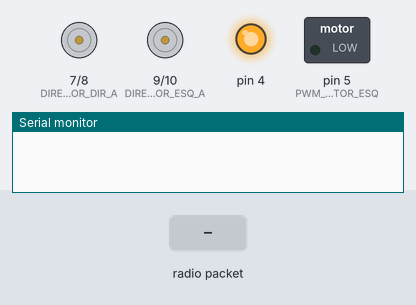
Bench run of a sketch on a simulated Arduino Uno, built with avr-gcc and run on an emulated ATmega328P. Parts: motor-driver pin pairs drawn as motors (green arrow = first pin HIGH = forward, orange = second pin HIGH = backward, longer = more drive, scaled by the enable pin), switched loads named in the sketch (green lamp = pin HIGH), output pins drawn as LEDs (lit = HIGH), the last lines printed to the serial monitor. Inputs (shaded band) come from the test bench. No radio packets arrive unless stated.

Above: at 0.1 s.
At 1.2 s:
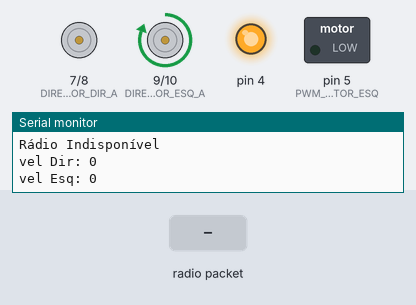
1.3 s: radio packet "1" arrives
Timing chart, 0 to 4.3 s (numbered marks = the images above; inputs shaded):
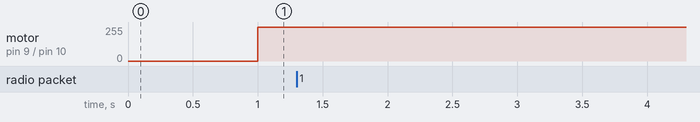

The sketch:

rx.ino
```cpp
/* CÓDIGO ARDUINO DOS ROBÔS QUE RECEBEM AS INFORMAÇÕES DO RÁDIO. */
#include "config.h"

/* ------------ Declarações Relacionadas ao Robo que terá este código gravodo ----------- */
/* Define qual robo é esse (valores possíveis: 0, 1 ou 2) */
const byte NUM_ROBO = 1;

/* Somamos 1 no inicio pois o primeiro elemento do buffer é fixo, nomalmente 0x80. */
const int INDEX_RODA_ESQ = 1 + 2 * NUM_ROBO; /* index da roda esquerda no array rxBuffer. */
const int INDEX_RODA_DIR = 2 + 2 * NUM_ROBO; /* index da roda direita no array rxBuffer. */

// Controle do tempo
unsigned long tempo = 0;

/* ------------ Declarações Relacionadas aos motores ----------- */
// 5 9 10 7 8 6
#define PWM_MOTOR_ESQ 5
#define DIRECAO_PWM_MOTOR_ESQ_A 9
#define DIRECAO_PWM_MOTOR_ESQ_B 10
#define DIRECAO_PWM_MOTOR_DIR_A 7
#define DIRECAO_PWM_MOTOR_DIR_B 8
#define PWM_MOTOR_DIR 6
int velPWMEsq, velPWMDir;

/* ------------ Declarações Relacionadas aos Pinos do Rádio ----------- */
#define RADIO_ENABLE 14 /* O pino ligado ao Chip Enable no módulo do rádio // 14 caso seja FUTFEB */
#define RADIO_SELECT 15 /* O pino ligado ao Chip Select no módulo do rádio // 15 caso seja FUTFEB*/

RF24 radio(RADIO_ENABLE, RADIO_SELECT);
byte rxBuffer[Config::BUFFER_SIZE]; /* Buffer usado para armazenar os bytes recebidos através do rádio. */

void setup() {
  // pino 4 por conta do enable da ponte
  pinMode(4, OUTPUT);
  digitalWrite(4, HIGH);
  pinMode(PWM_MOTOR_ESQ, OUTPUT);
  pinMode(DIRECAO_PWM_MOTOR_ESQ_A, OUTPUT);
  pinMode(DIRECAO_PWM_MOTOR_ESQ_B, OUTPUT);
  pinMode(DIRECAO_PWM_MOTOR_DIR_A, OUTPUT);
  pinMode(DIRECAO_PWM_MOTOR_DIR_B, OUTPUT);
  pinMode(PWM_MOTOR_DIR, OUTPUT);

  Serial.begin(Config::SERIAL_BIT_RATE);
  radio.begin();
  radio.setChannel(Config::CANAL);             //canal deve ser o mesmo de transmissão
  radio.setPALevel(RF24_PA_LOW);      //potência do módulo em baixa, para maiores distâncias aumentar a potência
  radio.openReadingPipe(Config::IND_PIPE_LEITURA, Config::PIPE_CHAVE); //abertura do tubo de leitura
  radio.startListening();         //garantir que o rádio é o receptor

}

void loop() {
  // Rotina do receptor
  if (radio.available()) {
    Serial.println("Recebemos algo");
    /* lendo o buffer do rádio */
    radio.read(&rxBuffer, sizeof(rxBuffer));

    ///* BEGIN DEBUG
    for (int i = 0; i < Config::BUFFER_SIZE; i++){
      Serial.print(rxBuffer[i]);
    }
    Serial.println("");
    //END DEBUG */
    if(rxBuffer[0] == Config::CARACTERE_INICIAL) {
      Serial.println("Chave correta");
      tempo = millis();
      andar(rxBuffer[INDEX_RODA_ESQ], rxBuffer[INDEX_RODA_DIR]);
    }
    else {
      // Só considera desconectado se ficar 1s sem receber dados
      if(millis() - tempo < 1000) return;
      tempo = millis();
      Serial.println("Rádio Indisponível");
      andar(0, 0);
    }
  }
  else {
    // Só considera desconectado se ficar 1s sem receber dados
    if(millis() - tempo < 1000) return;
    tempo = millis();
    Serial.println("Rádio Indisponível");
    andar(0, 0);
  }
}

//rotina para atuação dos motores e movimentação do robo.
void andar(byte velEsq, byte velDir) {
  bool dirD, dirE;

  // verifica roda esquerda
  /* (expression) ? (true-value) : (false-value). Logo, se velEsq < 64 então dirE é LOW, do contrário (velEsq >= 64), dirE é HIGH */
  dirE = velEsq <= 64 ? LOW : HIGH;
  // verifica roda direita
  dirD = velDir <= 64 ? LOW : HIGH;

  //Mapeamento do PWM na estrutura veloDirecao
  if(dirE) velEsq = velEsq - 64;
  if(dirD) velDir = velDir - 64;
  velPWMEsq = velEsq * 4;
  velPWMDir = velDir * 4;
  // ------- Debug Serial -----------

  Serial.print("vel Dir: " );
  Serial.println(velPWMDir);
  Serial.print("vel Esq: ");
  Serial.println(velPWMEsq);

  // Define a velocidade de cada roda
  if (velEsq!= 128){ // MOTOR ESQUERDO
      analogWrite(PWM_MOTOR_ESQ,velPWMEsq);
      if(dirE){// andando para trás
        digitalWrite(DIRECAO_PWM_MOTOR_ESQ_A, LOW);
        digitalWrite(DIRECAO_PWM_MOTOR_ESQ_B, HIGH);
      }else{ // andando para frente
        digitalWrite(DIRECAO_PWM_MOTOR_ESQ_A, HIGH);
        digitalWrite(DIRECAO_PWM_MOTOR_ESQ_B, LOW);
      }
  }else{ // PARA TUDO
    analogWrite(PWM_MOTOR_ESQ, 0);
        digitalWrite(DIRECAO_PWM_MOTOR_ESQ_A, LOW);
        digitalWrite(DIRECAO_PWM_MOTOR_ESQ_B, LOW);
  }

   if (velDir!= 128){ // MOTOR DIREITO
      analogWrite(PWM_MOTOR_DIR,velPWMDir);
      if(dirD){// andando para trás
        digitalWrite(DIRECAO_PWM_MOTOR_DIR_A, LOW);
        digitalWrite(DIRECAO_PWM_MOTOR_DIR_B, HIGH);
      }else{ // andando para frente
        digitalWrite(DIRECAO_PWM_MOTOR_DIR_A, HIGH);
        digitalWrite(DIRECAO_PWM_MOTOR_DIR_B, LOW);
      }
  }else{ // PARA TUDO
    analogWrite(PWM_MOTOR_DIR, 0);
        digitalWrite(DIRECAO_PWM_MOTOR_DIR_A, LOW);
        digitalWrite(DIRECAO_PWM_MOTOR_DIR_B, LOW);
  }
}
```

config.h
```cpp
#include <SPI.h>
// #include <nRF24L01.h>
#include <RF24.h> /* By TMRh20 - http://tmrh20.github.io/RF24/ */

namespace Config {
  const long int SERIAL_BIT_RATE = 115200; /* Pode ser definido para 115200 ou 9600. Lembre-se de que este valor deve ser o mesmo do usado pela classe do rádio, encontrada em radio.hpp.e em RX.ino */

  const int BUFFER_SIZE = 7; /* (conferir, parecer estarmos usando 7, 2 por robo e 1 para o 0x80) tamanho do buffer utilizado para armazenar os dados enviados. Deve ser definido igual em RX.ino, TX.ino e em radio.hpp */

  // static const TEMPO_RETRY = 15; /* intervalo de tempo entre cada tentativa de leitura. Definido em multiplos de 250us, portanto 0 = 250us e 15 = 4000us. (us: microsegundos) */
  // static const NUM_RETRY = 15; /* número de tentativas antes de desistir da leitura */

  // Identificador do rádio
  // static const byte chave[6] = { 'U', 'n', 'e', 's', 'p' }; /* Chave para comunicação entre RX e TX. Deve ser a mesma em ambos os códigos. */
  const byte PIPE_CHAVE[6] = {"00001"}; /* Chave para comunicação entre RX e TX. Deve ser a mesma em ambos os códigos. */
  const byte IND_PIPE_LEITURA = 0; /* indica qual pipe será aberta para leitura das informações vindas do rádio. Valores possíveis: [0,5]. 0 e 1 podem usar endereços de 5 bytes, os demais apenas 1. Talvez seja interessante trocar para 1 caso consideremos a comunicação bidirecional pois as escritas ocorrem  nesse pipe. */

  const byte CANAL = 88; /* canal sendo utilizado pelo rádio usado para a comunicação. */

  const byte CARACTERE_INICIAL = 0x80; /* primeiro byte da transmissao - fixo - caso alterado deve ser alterado no código do pc também em radio.hpp. */

}
```
